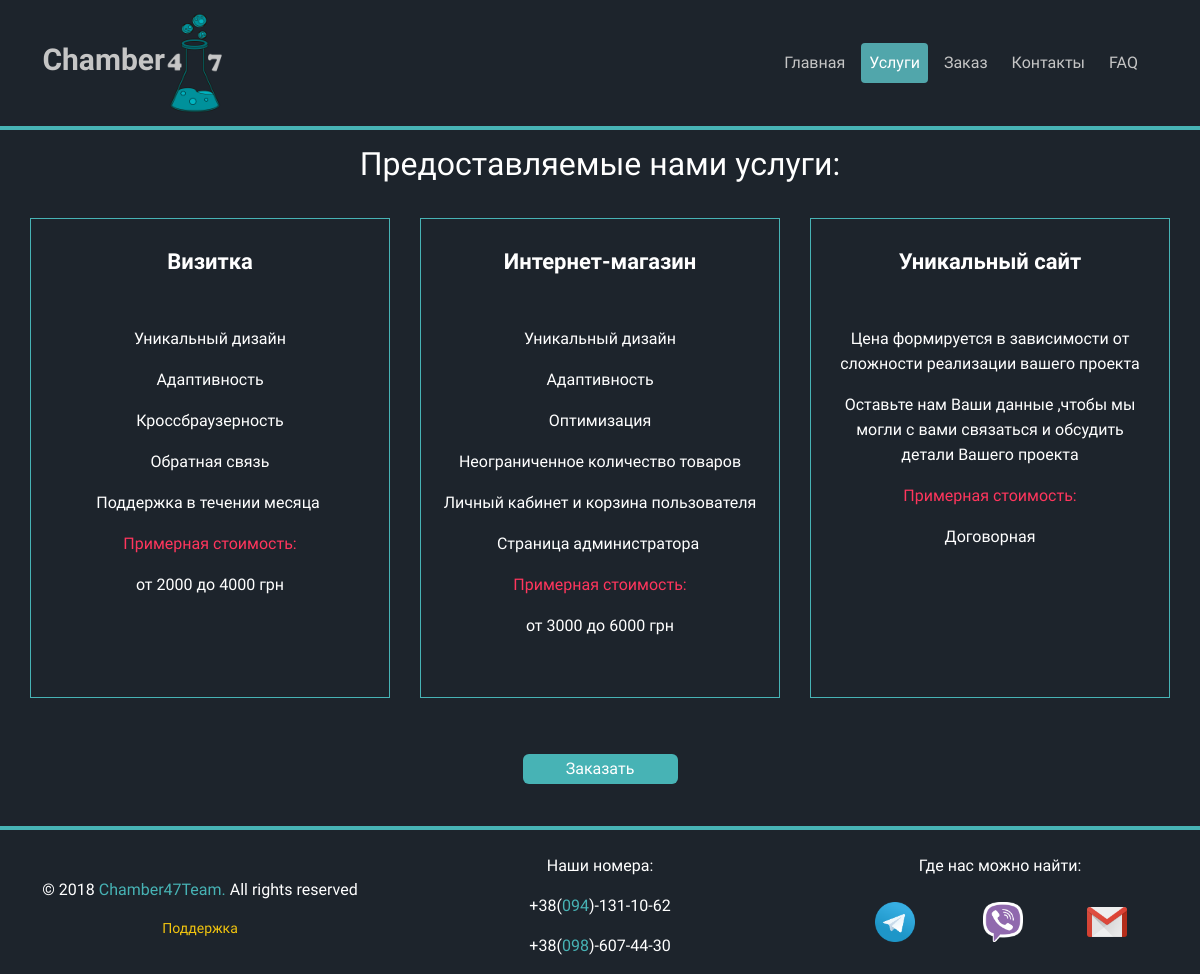
Before: /main/services with the older database file.
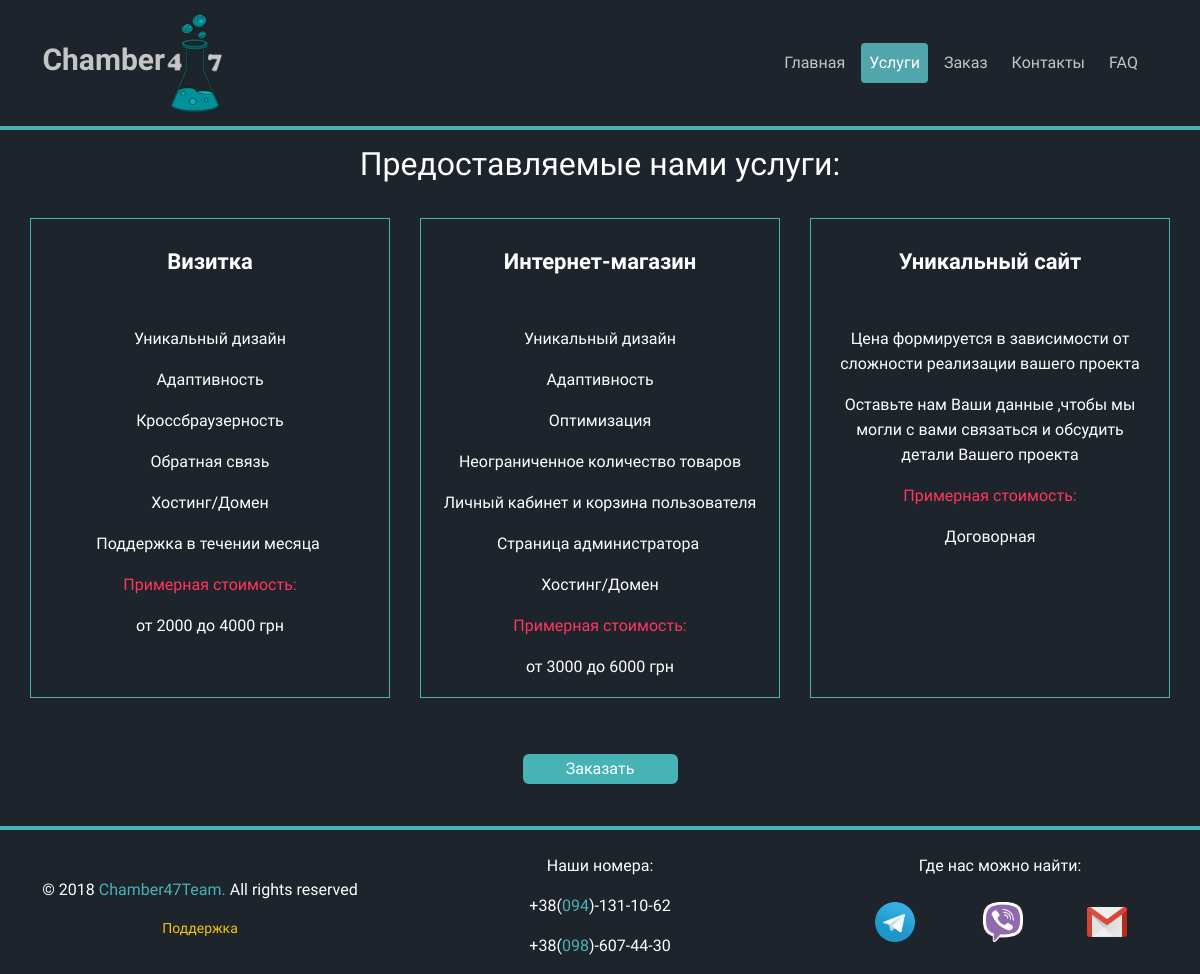
After: the same page with the newer database file.
### main_app/models.py (models this page shows, shortened)
class Services(models.Model):
    class Meta:
        ordering = ['name']
        verbose_name = 'Услугу'
        verbose_name_plural = 'Услуги'
    name = models.CharField(max_length=100, db_index=True, verbose_name='Название типа сайта')
    slug = models.SlugField(max_length=200, db_index=True,
                            unique=True, help_text='Нужно использовать для создания "хороших" URL-ов')
    price = models.price = models.CharField(max_length=20, verbose_name="Цена(грн)")
    available = models.BooleanField(default=False, verbose_name='Доступна услуга')
    image = models.ImageField(upload_to='products/img/%Y/%m/%d/', blank=True,
                              verbose_name="Картинка для услуги(300 x 300)")
    description = RichTextUploadingField(blank=True, verbose_name='Описание')

### main_app/views.py (the view)
# urls.py: path('services', views.service_list_view, name='service_list'),
def service_list_view(request):
    service_list = Services.objects.all()
    return render(request, 'main_app/services_list.html', {
        'service_list': service_list
    })

### templates/main_app/services_list.html (shortened to what this page needs)
{% extends 'base.html' %}
    {% block main_menu %}
        <li class="nav-item">
            <a class="nav-link" href="{% url 'main_app:index' %}">Главная</a>
        </li>
        <li class="nav-item active">
            <a class="nav-link" href="{% url 'main_app:service_list' %}">Услуги</a>
        </li>
        <li class="nav-item">
            <a class="nav-link" href="{% url 'forms_app:order' %}">Заказ</a>
        </li>
        <li class="nav-item">
            <a class="nav-link" href="{% url 'main_app:contacts' %}">Контакты</a>
        </li>
        <li class="nav-item">
            <a class="nav-link" href="{% url 'main_app:faq' %}">FAQ</a>
        </li>
    {% endblock %}
    {% block content %}
        <div class="col-12"><h2 align="center">Предоставляемые нами услуги:</h2></div>
            {% for service in service_list %}
                <div class="col-12 col-lg-4">
                    <div class="services-list">
                        <div class="services-list-content">
                            <br>
                            <h3 class="title">{{ service.name }}</h3><br>
                             <p class="description">
                                 {% autoescape off %}
                                     {{ service.description }}
                                 {% endautoescape %}
                             </p>
                             <p style="color: #ff365d">Примерная стоимость:</p>
                             <p>{{ service.price }}</p>
                        </div>
                    </div>
                </div>
            {% endfor %}
            <div class="col-12" style="text-align: center; padding-top: 30px">
                <a href="{% url 'forms_app:order' %}"style="margin: auto">
                    <button class="new-button">Заказать</button>
                </a>
            </div>
    {% endblock %}

Changed rows visible on the page:
changed Services "Визитка": description "Уникальный дизайн Адаптивность Кроссбраузерность Обратная связь Поддержка в течении месяца" → "Уникальный дизайн Адаптивность Кроссбраузерность Обратная связь Хостинг/Домен Поддержка в течении месяца"
changed Services "Интернет-магазин": description "Уникальный дизайн Адаптивность Оптимизация Неограниченное количество товаров Личный кабинет и корзина пользователя Страница администратора" → "Уникальный дизайн Адаптивность Оптимизация Неограниченное количество товаров Личный кабинет и корзина пользователя Страница администратора Хостинг/Домен"
